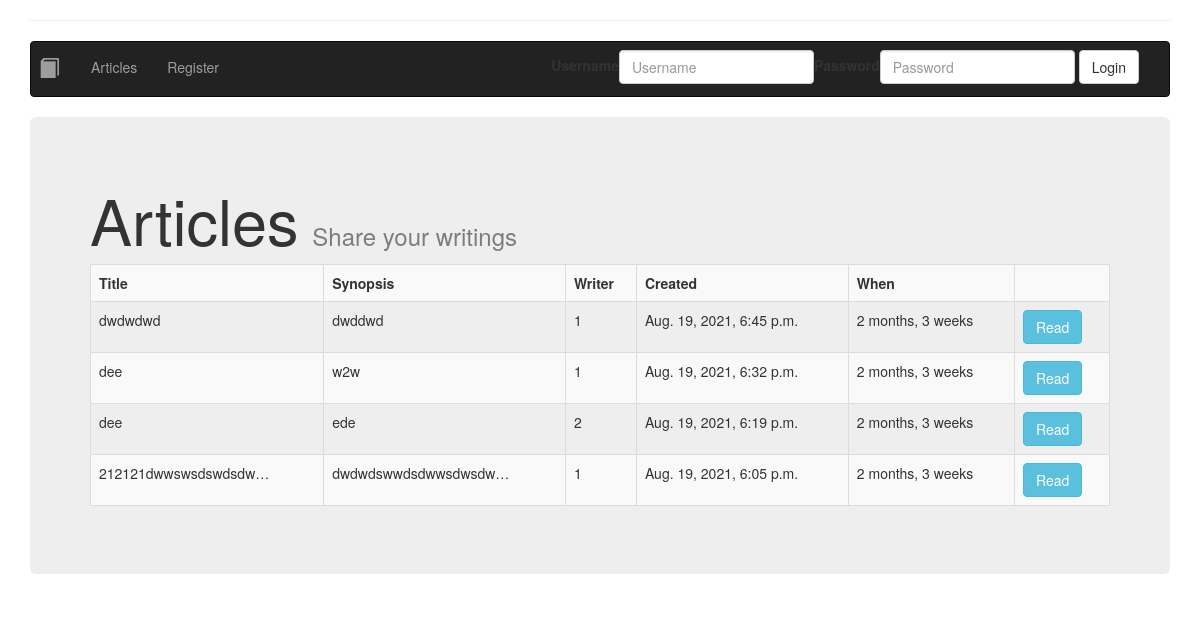
The app's page /articles/ with its own data.
### ex/models/article.py (models this page shows, shortened)
class Article(models.Model):
	title = models.CharField(("Article title"), max_length=64, null=False)
	author: User = models.ForeignKey(User, verbose_name=("Article author"), on_delete=models.CASCADE, null=False)
	created = models.DateTimeField(("Article Created"), auto_now=False, auto_now_add=True)
	synopsis = models.CharField(("aricle synopsis"), max_length=312, null=False)
	content = models.TextField(("article content"))

### ex/views/blog.py (the view)
# urls.py: path('articles/', views.Articles.as_view(), name='articles'),
class Articles(ListView):
	model = Article
	template_name = 'ex/articles.html'
	queryset = Article.objects.filter().order_by('-created')

### ex/templates/ex/articles.html (shortened to what this page needs)
{% extends 'ex/base.html' %}
{% load bootstrap3 %}
{% block content %}
<div>
  <h1 style="display: inline-block">Articles</h1>
  <h3 style="display: inline-block; margin-left: 10px; color: rgb(125, 125, 125)"> Share your writings</h3>
  <div class="table-responsive">
    <table class="table table-striped table-bordered table-hover">
      <tr>
        <th>Title</th>
        <th>Synopsis</th>
        <th>Writer</th>
        <th>Created</th>
        <th>When</th>
        <th></th>
      </tr>
      {% for article in object_list %}
      <tr>
        <td>{{ article.title|truncatechars:20 }}</td>
        <td>{{ article.synopsis|truncatechars:20 }}</td>
        <td>{{ article.author }}</td>
        <td>{{ article.created }}</td>
        <td>{{ article.created|timesince}}</td>
        <td> <a href="{% url 'post_detail' article.pk %}" class="btn btn-info">Read</a></td>
      </tr>
      {% endfor %}
    </table>
  </div>
</div>
{% endblock %}

### ex/templates/ex/base.html (shortened to what this page needs)
{% load static %}{% load bootstrap3 %}
<!DOCTYPE html>
<html lang="en">
<head>
	{% load bootstrap3 %}
	{% bootstrap_css %}
</head>
<body>
    <div class="container">
	{% include 'ex/nav.html' %}
        <div class="jumbotron">
            {% block content %}
            {% endblock %}
        </div>
    </div>
</body>
</html>

### ex/templates/ex/nav.html (shortened to what this page needs)
{% block nav %}
{% load static %}{% load bootstrap3 %}
<hr />
<nav class="navbar navbar-inverse">
  <div class="container-fluid">
    <div class="navbar-header">
      <ul class="nav navbar-nav navbar-right">
        <li >
			{% if last_article %}
            <a href="{% url 'post_detail' last_article.id %}">
                <span style="margin-left:-22px; font-size:20px" class="glyphicon glyphicon-book " aria-hidden="true"></span><span class="sr-only">(current)</span></a>
			{% endif %}
        </li>
        <li><a href="{% url 'home' %}">Articles</a></li>
        {% if user.is_authenticated %}
		<li><a href="{% url 'post_new' %}">Publish</a></li>
        <li><a href="{% url 'favourites' %}">Favourites</a></li>
        <li><a href="{% url 'publications' %}">Publications</a></li>
        {% else %}
        <li><a href="{% url 'register' %}">Register</a></li>
        {% endif %}
      </ul>
    </div>
    <div class="container-fluid">
      <ul class="nav navbar-nav navbar-right">
        {% if user.is_authenticated %}
        <li ><a href="#">Logged as {{request.user.username}}<span class="sr-only"></span></a></li>
        <li ><a href="{% url 'logout' %}">Logout<span class="sr-only"></span></a></li>
        {% else %}
        <li>
          <form id="login_form" action="{% url 'login' %}" class="navbar-form navbar-left" method="POST">
            {% bootstrap_form login_form %}
            {% buttons %}<button type="submit" class="btn btn-default">Login</button>{% endbuttons %}
          </form>
        </li>
        {% endif %}
      </ul>
    </div>
  </div>
</nav>
{% endblock %}

### records on screen
Article: title "dwdwdwd", synopsis "dwddwd", author "1", created "Aug. 19, 2021, 6:45 p.m.", created "2 months, 3 weeks"
Article: title "dee", synopsis "w2w", author "1", created "Aug. 19, 2021, 6:32 p.m.", created "2 months, 3 weeks"
Article: title "dee", synopsis "ede", author "2", created "Aug. 19, 2021, 6:19 p.m.", created "2 months, 3 weeks"
Article: title "212121dwwswsdswdsdw…", synopsis "dwdwdswwdsdwwsdwsdw…", author "1", created "Aug. 19, 2021, 6:05 p.m.", created "2 months, 3 weeks"
